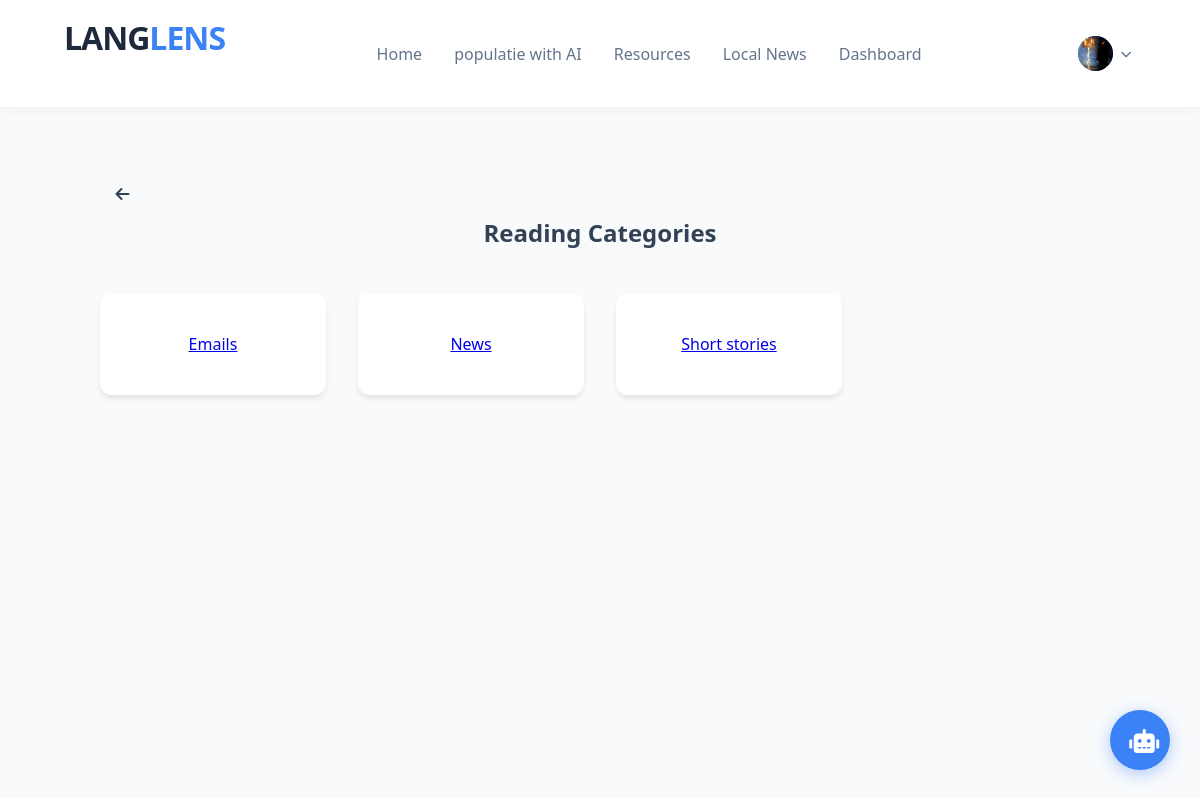
Screenshot of /home/reading (signed in) with the database file from the repository.
### LangLens/models.py (models this page shows, shortened)
class UserProfile(models.Model):
    user = models.OneToOneField(User, on_delete=models.CASCADE)
    bio = models.TextField(blank=True, help_text="Short bio about the user")
    profile_picture = models.ImageField(upload_to='profile_pictures/', blank=True, null=True, help_text="User's profile picture")
    date_of_birth = models.DateField(null=True, blank=True)
    location = models.CharField(max_length=100, blank=True)
    website = models.URLField(blank=True)
    created_at = models.DateTimeField(auto_now_add=True)
    updated_at = models.DateTimeField(auto_now=True)

class Category(models.Model):
    name = models.CharField(max_length=100, unique=True)
    icon_name = models.CharField(max_length=50, help_text="FontAwesome icon name (e.g., fa-utensils)")

### LangLens/views.py (the view)
# urls.py: path('home/reading', views.reading_category_list, name='read_categories'),
def  reading_category_list(request):
    filter_names = ['News', 'Emails', 'Short stories']
    categories = Category.objects.filter(name__in=filter_names)
    return render(request, 'LangLens/reading_category.html',{'categories': categories})

### LangLens/context_processors.py (called while the page is built)
def profile_context(request):
    profile = None
    if request.user.is_authenticated:
        profile = UserProfile.objects.filter(user=request.user).first()
    return {'profile': profile}

### templates/LangLens/reading_category.html (shortened to what this page needs)
{% extends "LangLens/index.html" %}
     {% block content %}
<main class="container">
        <section class="icon-section">
             <a href="javascript:history.back()" class="back-link-circle" title="Back to Dashboard">
                <i class="fas fa-arrow-left"></i>
            </a>
            <h1>Reading Categories</h1>
            <br>
            <br>
            <div class="icon-grid primary-set">
            {% if categories %}
            {% for category in categories %}
            <a href="{% url 'get_category_readings' category.id %}"><div class="icon-card"><p>{{category.name}}</p> </div></a>
            {% endfor %}
                <div>
                </div>
            </div>
        </section>
</main>
 {% else %}
  <div class="icon-grid primary-set">
        <p class="empty-state">No categories added yet.</p>
  </div>
    {% endif %}
    {% endblock %}

### templates/LangLens/index.html (shortened to what this page needs)
<!DOCTYPE html>
<html lang="en">
<head>
{% load static %}
     <link rel="stylesheet" href="{% static 'LangLens/css/index.css' %}">
<link rel="stylesheet" href="https://cdnjs.cloudflare.com/ajax/libs/font-awesome/6.0.0/css/all.min.css">
</head>
<div class="ai-chat-wrapper">
    <button class="chat-fab" onclick="toggleChat()">
        <i class="fas fa-robot"></i>
    </button>
</div>
<body>
    <header class="navbar">
        <a id="logo" href="{% url 'index' %}"><div class="logo">LANG<span>LENS</span></div></a>
        <nav class="main-menu">
            <ul>
                <li><a href="{% url 'index' %}">Home</a></li>
                <li><a href="{% url 'generate_vocabulary_tts' %}">populatie with AI</a></li>
                <li><a href="#">Resources</a></li>
                <li><a href="{% url 'local_news' %}">Local News</a></li>
                <li><a href="{% url 'dashboard' %}">Dashboard</a></li>
            </ul>
        </nav>
           <div class="auth-buttons">
    {% if user.is_authenticated %}
        <div class="profile-dropdown">
            <div class="profile-trigger" onclick="toggleProfileMenu()">
                {% if profile and profile.profile_picture %}
                    <div class="avatar-circle">
                        <img src="{{ profile.profile_picture.url }}" alt="Profile" style="width: 100%; height: 100%; border-radius: 50%; object-fit: cover;">
                    </div>
                {% else %}
                    <div class="avatar-circle">
                        <i class="fas fa-user"></i>
                    </div>
                {% endif %}
                <i class="fas fa-chevron-down s-icon"></i>
            </div>
        </div>
    {% else %}
        <a href="{% url 'login' %}"><button class="btn-login">Login</button></a>
        <a href="{% url 'signup' %}"><button class="btn-signup">Sign Up</button></a>
    {% endif %}
        </div>
    </header>
     {% block dashboard_writing %}
    <main class="container">
     {% block content %}{% endblock%}
    </main>
     {% endblock%}
</body>
</html>

### static/LangLens/css/index.css (style rules this page uses)
* { margin: 0; padding: 0; box-sizing: border-box; font-family: 'Segoe UI', sans-serif; }
body { background-color: #f8fafc; color: #334155; min-height: 100vh; }
.navbar { display: flex; justify-content: space-between; align-items: center; padding: 1rem 4rem; background: #fff; box-shadow: 0 2px 10px rgba(0,0,0,0.05); }
.logo { font-weight: 800; font-size: 1.5rem; letter-spacing: -1px; }
#logo { text-decoration: none; color: #1e293b; }
.logo span { color: #3b82f6; }
.main-menu ul { display: flex; list-style: none; gap: 2rem; }
.main-menu a { text-decoration: none; color: #64748b; font-weight: 500; transition: color 0.3s; }
.auth-buttons { display: flex; gap: 1rem; }
button { padding: 0.6rem 1.2rem; border-radius: 6px; cursor: pointer; font-weight: 600; border: none; }
.container { max-width: 1000px; margin: 4rem auto; text-align: center; }
.icon-section { margin-bottom: 4rem; }
.icon-grid { display: grid; gap: 2rem; justify-content: center; }
.primary-set { grid-template-columns: repeat(4, 1fr); }
.icon-card { background: white; padding: 2.5rem 1rem; border-radius: 12px; box-shadow: 0 4px 6px -1px rgba(0,0,0,0.1); transition: transform 0.3s; }
.logo { font-weight: 800; font-size: 2rem; margin-bottom: 2rem; color: #1e293b; }
.ai-chat-wrapper { position: fixed; bottom: 30px; right: 30px; z-index: 1000; }
.chat-fab { width: 60px; height: 60px; border-radius: 50%; background: #3b82f6; color: white; font-size: 1.5rem; box-shadow: 0 4px 15px rgba(59, 130, 246, 0.4); transition: transform 0.3s cubic-bezier(0.175, 0.885, 0.32, 1.275); }
.profile-dropdown { position: relative; display: inline-block; }
.profile-trigger { display: flex; align-items: center; gap: 8px; cursor: pointer; padding: 5px; border-radius: 50px; transition: background 0.2s; }
.avatar-circle { width: 35px; height: 35px; background: #3b82f6; color: white; border-radius: 50%; display: flex; align-items: center; justify-content: center; font-size: 0.9rem; }
.s-icon { font-size: 0.7rem; color: #64748b; }
.back-link-circle { width: 45px; height: 45px; border-radius: 50%; background: var(--white); display: flex; align-items: center; justify-content: center; text-decoration: none; color: var(--text-light); border: 1px solid var(--border); transition: 0.2s; }

### rows the page displays
UserProfile: profile_picture (picture)
Category: name "Emails"
Category: name "News"
Category: name "Short stories"
